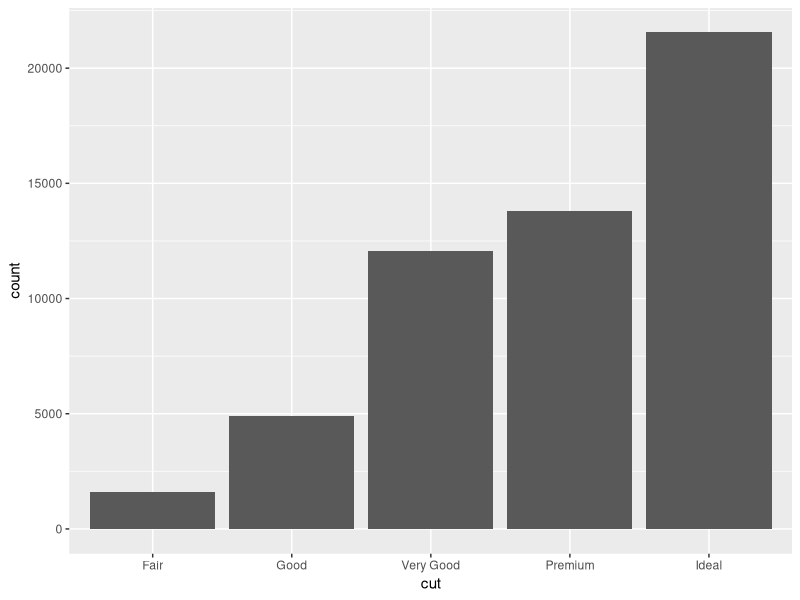
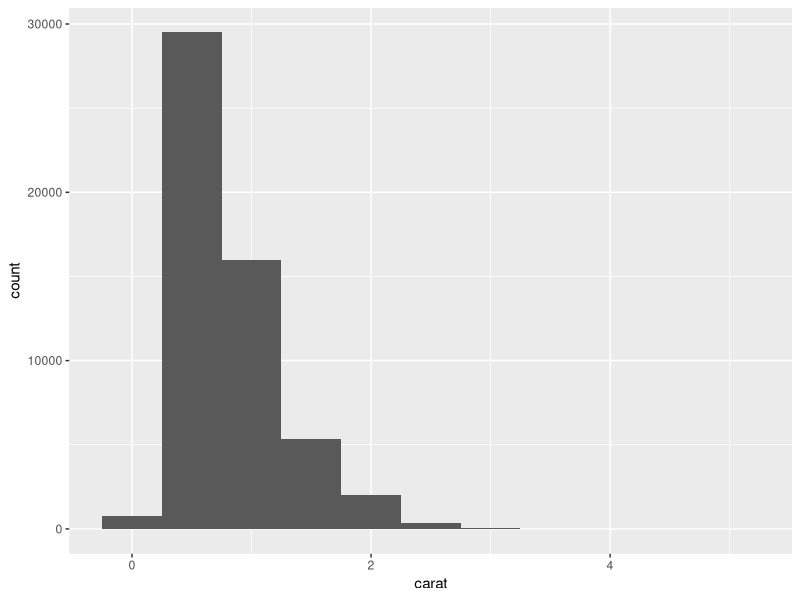
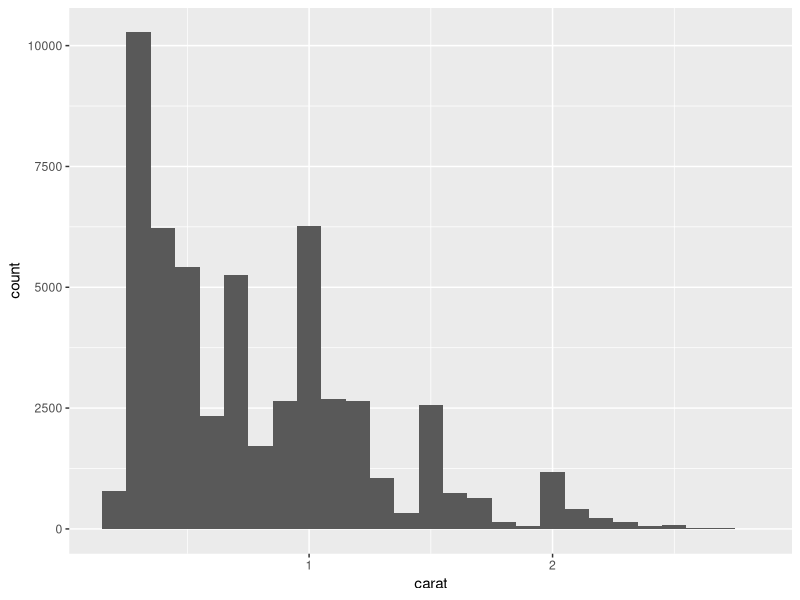
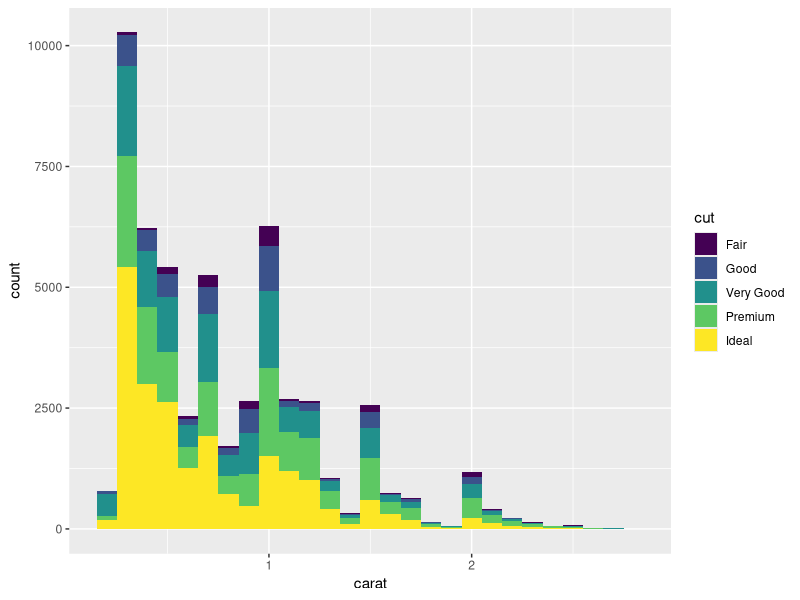
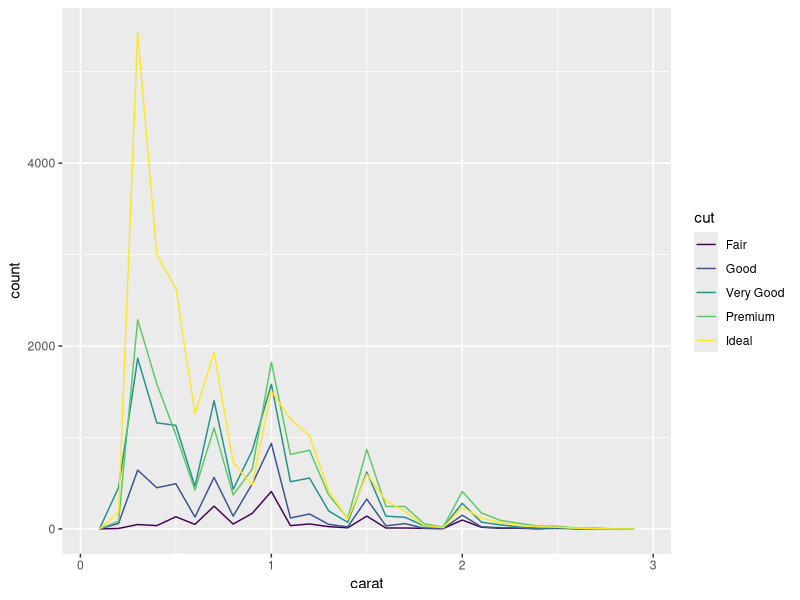
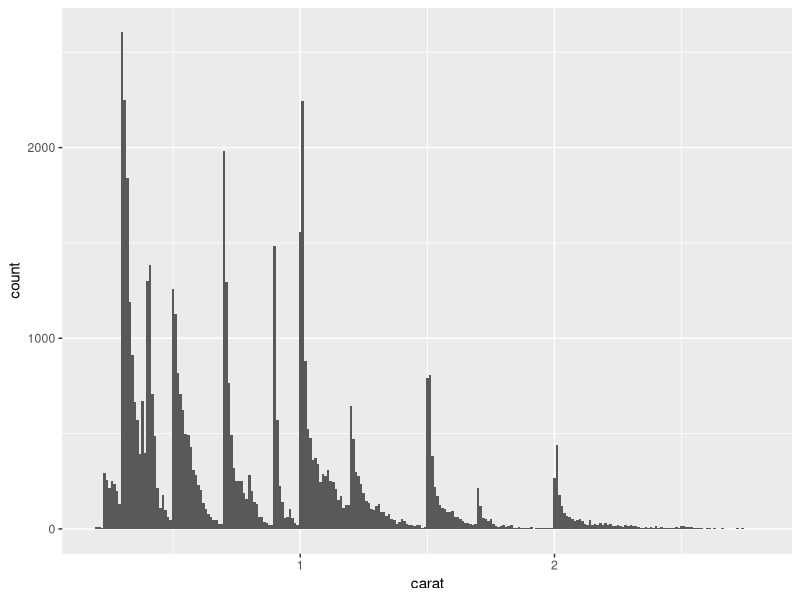
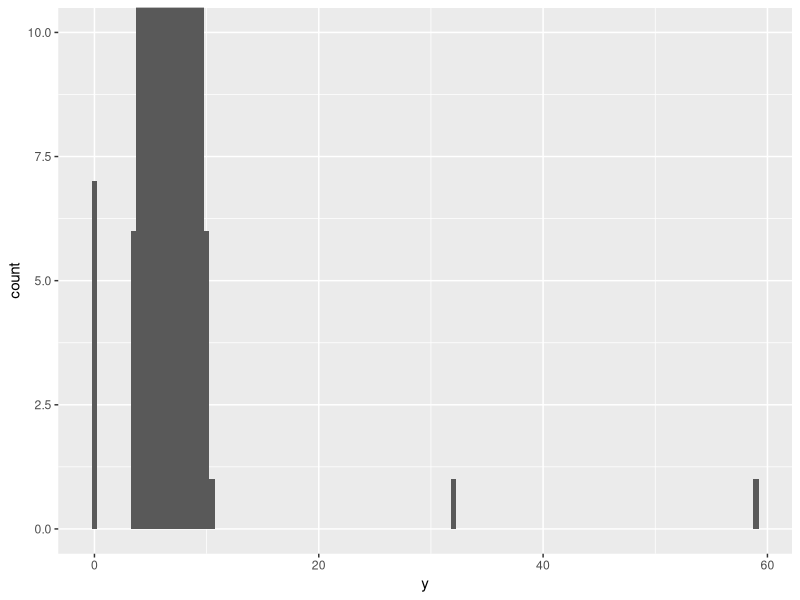
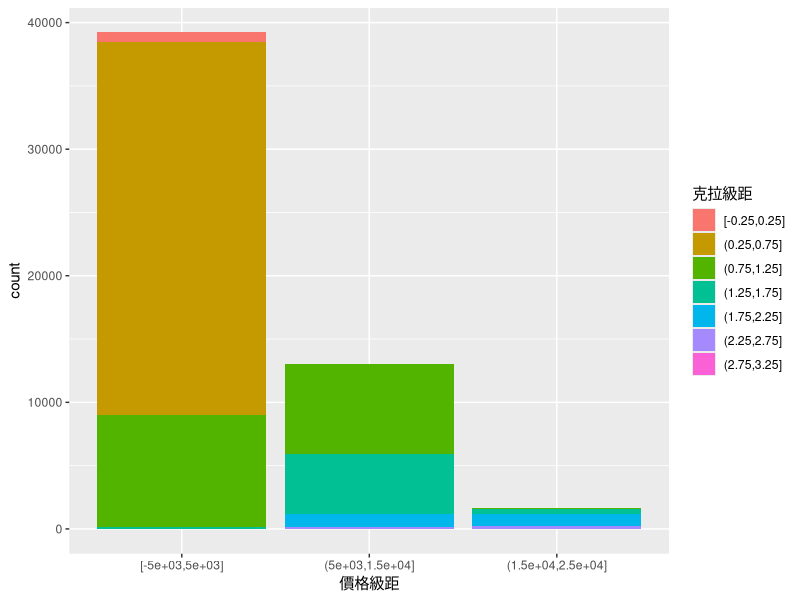

Reproduce these figures in R, in order.
# ch5 explore data analysis -----------------------------------------------

library(tidyverse)
# 7.3 ---------------------------------------------------------------------
View(diamonds)
ggplot(data=diamonds) + 
  geom_bar(mapping = aes(x=cut))

diamonds %>% 
  count(cut)

# diamonds %>% 
#   count(color,cut)

# continuous variables (use histogram)
ggplot(data=diamonds) + 
  geom_histogram(mapping = aes(x=carat),binwidth = 0.5)

diamonds %>% 
  count(cut_width(carat,0.5)) ### 

# filter with small diamonds
small<-diamonds %>% 
  filter(carat<3) 
ggplot(data=small, mapping = aes(x=carat)) + 
  geom_histogram(binwidth = 0.1)
  
ggplot(data=small,mapping=aes(x=carat,fill=cut)) +
  geom_histogram(binwidth = 0.1)

ggplot(data=small,mapping=aes(x=carat,color=cut)) +
  geom_freqpoly(binwidth=0.1)

ggplot(data=small,mapping=aes(x=carat)) +
  geom_histogram(binwidth=0.01)


# outliers ----------------------------------------------------------------

ggplot(diamonds) + 
  geom_histogram(mapping = aes(x = y), binwidth = 0.5) +
  coord_cartesian(ylim=c(0,10))
  # geom_point(mapping = aes(x,y))

unusual <- diamonds %>% 
  filter(y<3 | y>20) %>% 
  arrange(y)
unusual


# ex ----------------------------------------------------------------------
View(small)
## price avg for a different size of diamonds
## 鑽石價格 --> 切級距
xx <- cut_width(small$price,1000)
small %>% 
  filter(y>3 & y<20) %>% 
  mutate(克拉級距=cut_width(carat,0.5), 
        價格級距 = cut_width(price,10000)) %>% 
  select(carat,price,克拉級距,價格級距) %>% 
  ggplot() + 
    geom_bar(mapping=aes(x = 價格級距,fill = 克拉級距))
## 鑽石價格 --> 切級距 2  
small %>% 
  filter(y>3 & y<20) %>% 
  mutate(克拉級距=cut_width(carat,0.5), 
             價格級距 = cut_width(price,10000)) %>% 
  group_by(克拉級距) %>% 
  summarise(
    平均價格 = mean(price)
  ) %>% 
  ggplot() +
    geom_bar(mapping = aes(x=克拉級距,y=平均價格),stat="identity")
